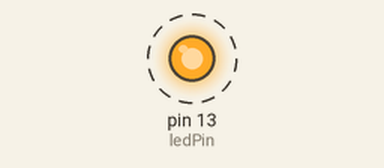
This sketch was run on a simulated Arduino Uno, built with avr-gcc and run on an emulated ATmega328P. Shown: output pins drawn as LEDs (lit = HIGH). Dashed ring = blinking.

Above: at 0.5 s.
Timing chart, 0 to 4.6 s (numbered marks = the images above):
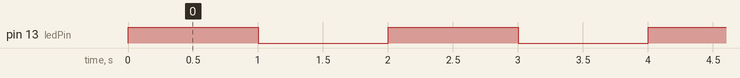

The sketch:

variables_blink.ino
```cpp
/**********************************************
*
* This code will use variables to turn the LED off.
* This will make it much easier to change code later.
* It also makes the code more readable.
*
**********************************************/


const int ledPin = 13; // Make "ledPin" variable and set it to "13"
const int delayTime = 1000; // Make "delayTime" variable
void setup()
{
  pinMode(ledPin, OUTPUT);
}

void loop()
{
    digitalWrite(ledPin, HIGH); // Turn ledPin (13) to HIGH
    delay(delayTime); // delay for delayTime (1000)
    digitalWrite(ledPin, LOW); // Turn ledPin (13) to LOW
    delay(delayTime); // delay for delayTime (1000)
}
```

Measured:
- by itself, pin 13 (ledPin): alternates HIGH for 1.0 s and LOW for 1.0 s
